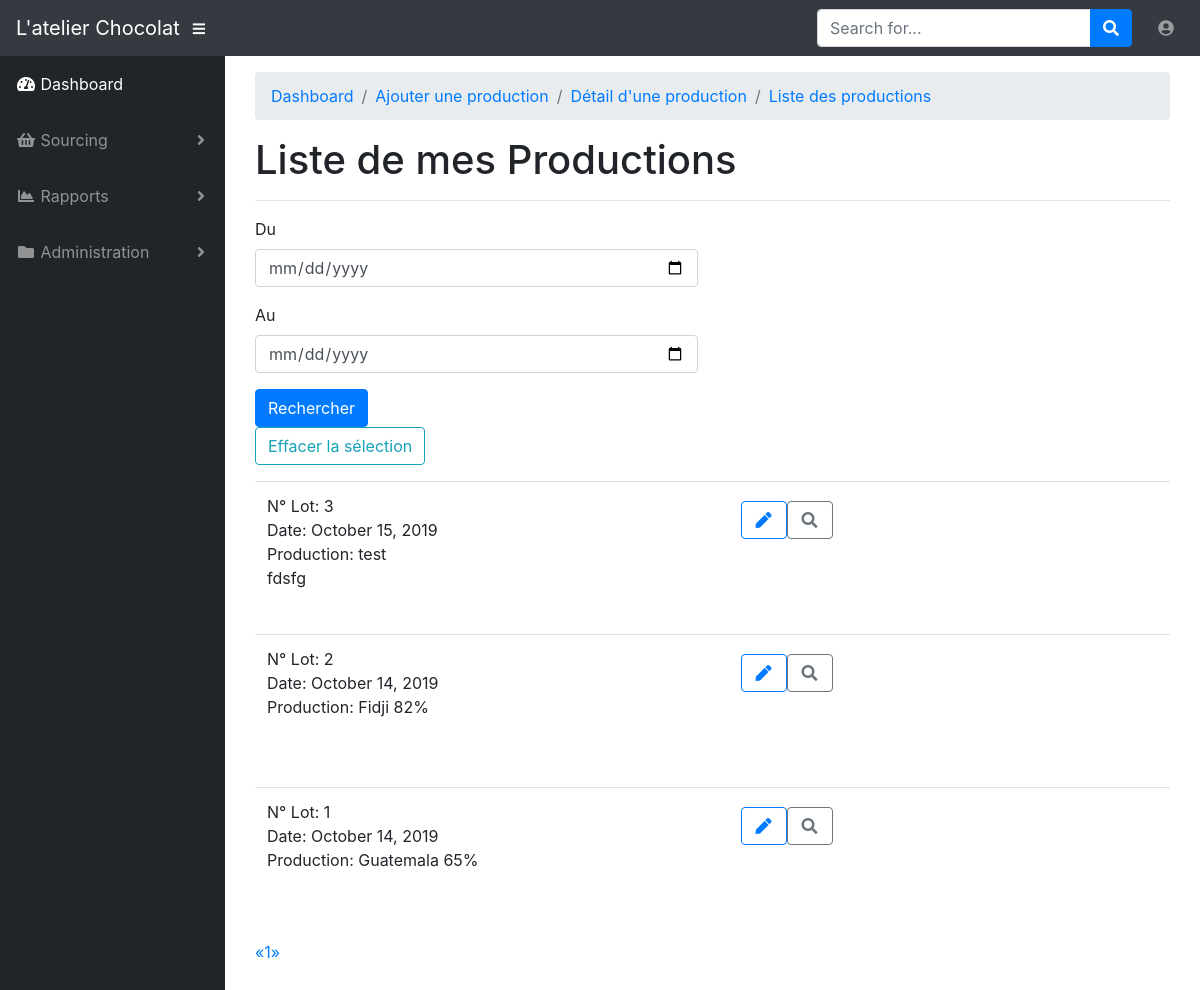
Page /my_productions (signed in) on the committed database.
### app/models.py (models this page shows, shortened)
class Production(db.Model):
    id = db.Column(db.Integer, primary_key=True)
    date = db.Column(db.Date, index=True)
    name = db.Column(db.String(64), index=True)
    comment = db.Column(db.Text())
    quantity = db.Column(db.DECIMAL(6, 3))
    timestamp = db.Column(db.DateTime, index=True, default=datetime.utcnow)
    user_id = db.Column(db.Integer, db.ForeignKey('user.id'))
    production_items = db.relationship('ProductionItem', backref='production_production_item', lazy='dynamic')

### app/productions/routes.py (the view)
@bp.route('/my_productions', methods=['GET', 'POST'])
@login_required
def my_productions():
    production_search = current_user.my_productions()
    form = ListProductionForm()
    if form.validate_on_submit():
        date_from = form.date_from.data
        date_to = form.date_to.data
        production_search = production_search.filter(func.date(Production.date) >= date_from,
                                                     func.date(Production.date) <= date_to)
    page = request.args.get('page', 1, type=int)
    pagination = production_search.paginate(page, current_app.config['PRODUCTIONS_PER_PAGE'], False)
    productions = pagination.items
    return render_template('productions/my_productions.html', title='Mes productions', productions=productions,
                           pagination=pagination, form=form)

### app/productions/forms.py
class ListProductionForm(FlaskForm):
    date_from = DateField('Du', format='%d/%m/%Y', validators=[DataRequired()], id='from_date_picker')
    date_to = DateField('Au', format='%d/%m/%Y', validators=[DataRequired()], id='to_date_picker')
    submit = SubmitField('Rechercher')

### app/models.py (called while the page is built)
@login.user_loader
def load_user(id):
    return User.query.get(int(id))

    def my_productions(self):
        own = Production.query.filter_by(user_id=self.id)
        return own.order_by(Production.id.desc())

### app/productions/routes.py (called while the page is built)
@bp.before_request
def before_request():
    g.locale = str(get_locale())

### app/templates/productions/my_productions.html (shortened to what this page needs)
{% extends "base.html" %}
{% import 'bootstrap/wtf.html' as wtf %}
{% import "_macros.html" as macros %}
{% block app_content %}
<div id="wrapper">
    <div id="content-wrapper">
        <div class="container-fluid">
            <ol class="breadcrumb">
                <li class="breadcrumb-item active"><a href="{{ url_for('main.index') }}">Dashboard</a></li>
                <li class="breadcrumb-item active"><a href="{{ url_for('productions.add_production') }}">Ajouter une production</a></li>
                <li class="breadcrumb-item active"><a href="{{ url_for('productions.select_production_item') }}">Détail d'une production</a></li>
                <li class="breadcrumb-item active"><a href="{{ url_for('productions.list_of_productions') }}">Liste des productions</a></li>
            </ol>
            <h1>Liste de mes Productions</h1>
            <hr>
            <table class="table table-hover">
                <tr>
                    <div class="row">
                        <div class="col-sm-6">
                            {{ wtf.quick_form(form, button_map={'submit': 'primary'}) }}<br>
                            <a href="{{ url_for('productions.my_productions') }}"><button type="submit" class="btn btn-outline-info">Effacer la sélection</button></a>
                        </div>
                    </div>
                </tr>
                <tr>
                    {% for production in productions %}
                        {% include 'productions/_production.html' %}
                    {% endfor %}
                    <div class="pagination">
                        {{ macros.pagination_widget(pagination, 'productions.my_productions') }}
                    </div>
                </tr>
            </table>
        </div>
    </div>
</div>
{% endblock %}
{% block scripts %}
    {{ super() }}
{% endblock %}

### app/templates/productions/_production.html
<table class="table table-hover">
    <tr>
        <td>
            <div class="row">
                <div class="col-sm-6">
                    <p>N° Lot: {{ production.id }}<br>
                    Date: {{ moment(production.date).format('LL') }}<br>
                    Production: {{ production.name }}<br>
                    {% autoescape false %}
                    {{ production.comment | replace("\n", "<br/>") }}<br>
                    {% endautoescape %}</p>
                </div>
                <div class="col-sm-2">
                    <div class="btn btn-group">
                        <a href="{{ url_for('productions.edit_production', id=production.id) }}"><button class="btn btn-outline-primary"><i class="fas fa-fw fa-pen"></i></button></a>
                        <a href="{{ url_for('productions.select_production_item', id=production.id) }}"><button class="btn btn-outline-secondary"><i class="fas fa-fw fa-search"></i></button></a>
                    </div>
                </div>
            </div>
        </td>
    </tr>
</table>

### rows in the picture
Production: id "3", date "October 15, 2019", name "test", comment "fdsfg"
Production: id "2", date "October 14, 2019", name "Fidji 82%"
Production: id "1", date "October 14, 2019", name "Guatemala 65%"

### other values in the picture
{{ p }} "1"
